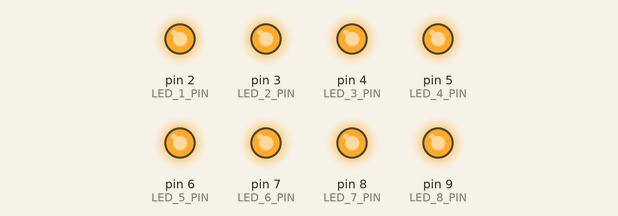
Simulated run of this sketch. Board: Arduino Uno, built with avr-gcc and run on an emulated ATmega328P. Parts: output pins drawn as LEDs (lit = HIGH).

Above: at 0.17 s.
At 0.51 s:
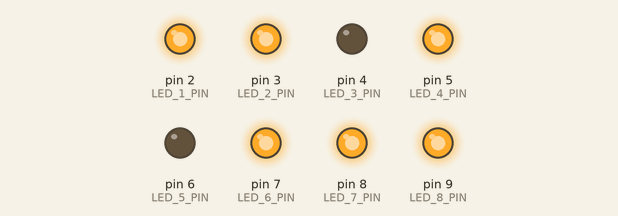
At 1.06 s:
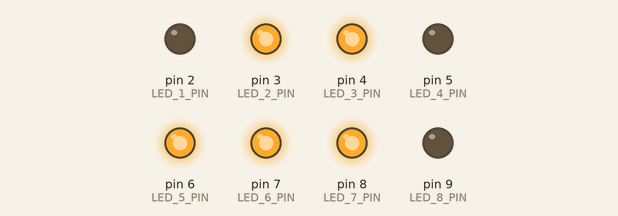
At 2.32 s:
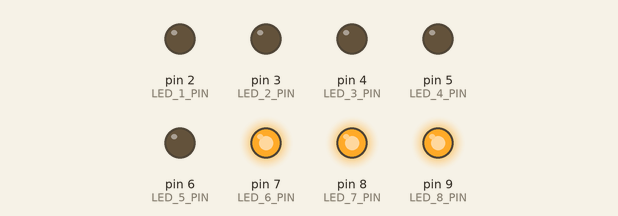
At 4.24 s:
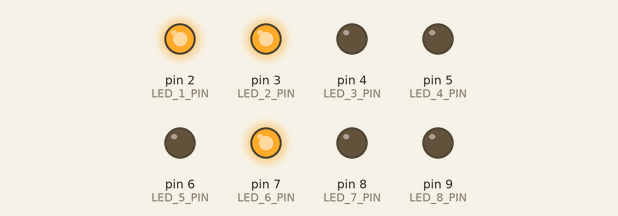
At 7.11 s:
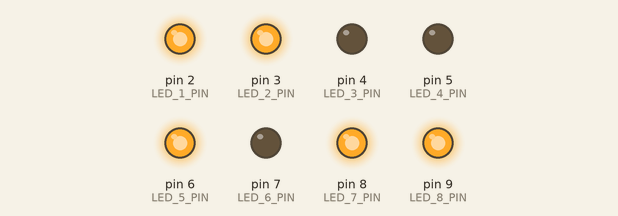
Timing chart, 0 to 7.7 s (numbered marks = the images above):
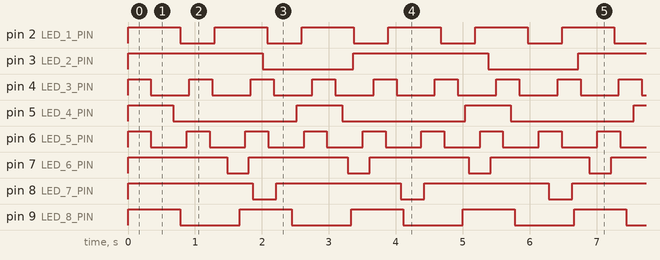

Measured:
- by itself, pin 2 (LED_1_PIN): alternates HIGH for 0.78 s and LOW for 0.52 s
- by itself, pin 3 (LED_2_PIN): alternates HIGH for 2.0 s and LOW for 1.3 s
- by itself, pin 4 (LED_3_PIN): alternates HIGH for 0.34 s and LOW for 0.57 s
- by itself, pin 5 (LED_4_PIN): alternates HIGH for 0.68 s and LOW for 1.8 s
- by itself, pin 6 (LED_5_PIN): alternates HIGH for 0.34 s and LOW for 0.53 s
- by itself, pin 7 (LED_6_PIN): alternates HIGH for 1.5 s and LOW for 0.33 s
- by itself, pin 8 (LED_7_PIN): alternates HIGH for 1.9 s and LOW for 0.35 s
- by itself, pin 9 (LED_8_PIN): alternates HIGH for 0.78 s and LOW for 0.89 s

The sketch:

Hamdi_Multple_LED.ino
```cpp
#define LED_1_PIN 2
#define LED_2_PIN 3
#define LED_3_PIN 4
#define LED_4_PIN 5
#define LED_5_PIN 6
#define LED_6_PIN 7
#define LED_7_PIN 8
#define LED_8_PIN 9

class Led {
  private:
    int pin;
    int LEDState;
    long rememberTime;
  public:
    Led(int pin) {
      // Use 'this->' to make the difference between the
      // 'pin' attribute of the class and the
      // local variable 'pin' created from the parameter.
      this-> pin = pin;

      LEDState = HIGH;
      rememberTime = 0;
      init();
    }
    void init() {
      pinMode(pin, OUTPUT);
    }
    void operation(long onDuration, long offDuration){
      if( LEDState == HIGH )
    {
      if( (millis() - rememberTime) >= onDuration)
      {
      LEDState = LOW;
      rememberTime = millis();
      }
    }
      else
      {
      if( (millis() - rememberTime) >= offDuration)
      {
        LEDState = HIGH;
        rememberTime = millis();
      }
    }
      digitalWrite(pin, LEDState);
    }

};


Led led1(LED_1_PIN); //assign pin 2 to led1 variable
Led led2(LED_2_PIN); //assign pin 3 to led2 variable
Led led3(LED_3_PIN); //assign pin 4 to led3 variable
Led led4(LED_4_PIN); //assign pin 5 to led4 variable
Led led5(LED_5_PIN); //assign pin 6 to led5 variable
Led led6(LED_6_PIN); //assign pin 7 to led6 variable
Led led7(LED_7_PIN); //assign pin 8 to led7 variable
Led led8(LED_8_PIN); //assign pin 9 to led8 variable

void setup() {  }

void loop() {
    led1.operation(781, 515);
    led2.operation(2014, 1348);
    led3.operation(343, 573);
    led4.operation(678, 1839);
    led5.operation(342, 534);
    led6.operation(1478, 326);
    led7.operation(1859, 351);
    led8.operation(777, 888);
}
```
